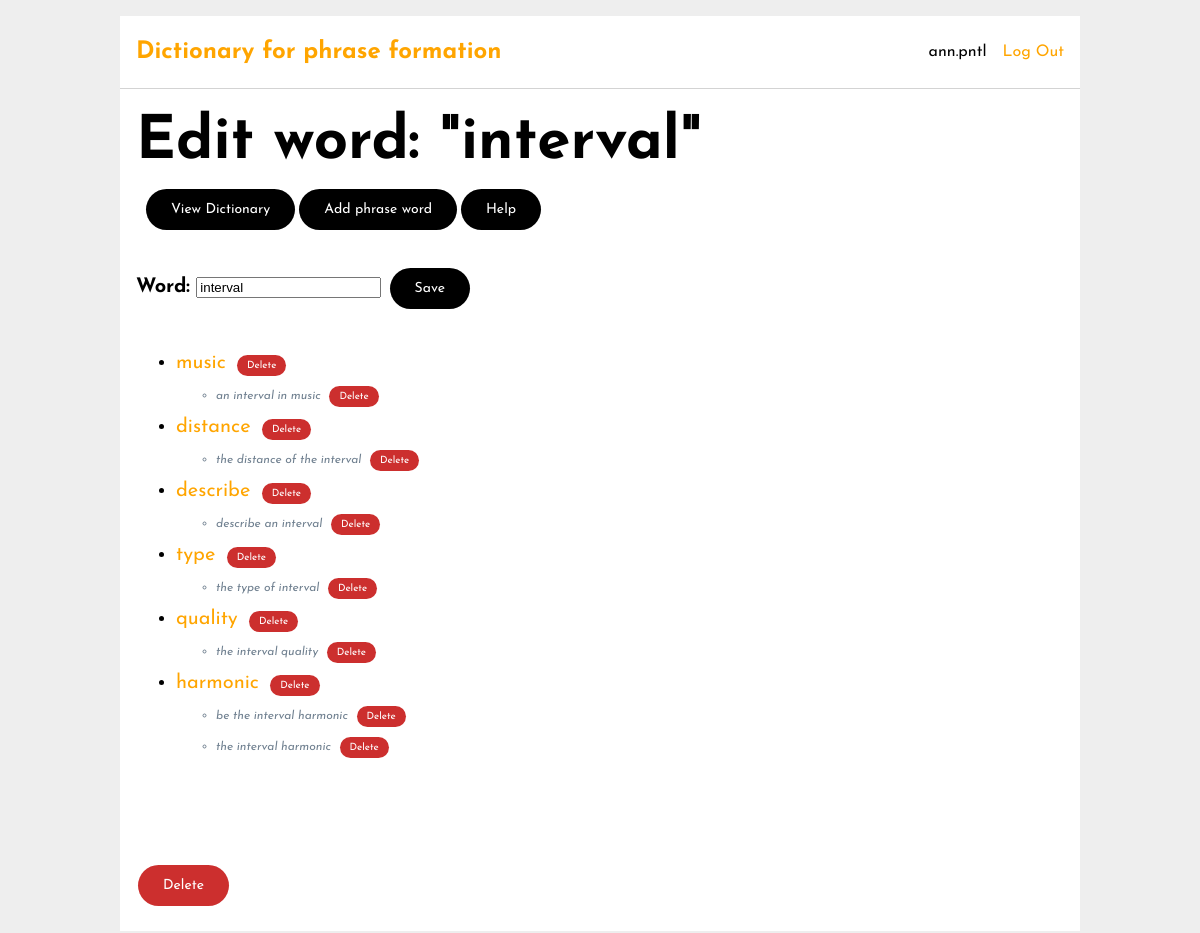
Screenshot of /25/edit (signed in) with the database file from the repository.
### tables this page shows
CREATE TABLE user (
  id INTEGER PRIMARY KEY AUTOINCREMENT,
  username TEXT UNIQUE NOT NULL,
  password TEXT NOT NULL
);

CREATE TABLE word (
  id INTEGER PRIMARY KEY AUTOINCREMENT,
  name TEXT UNIQUE NOT NULL,
  user_id INTEGER NOT NULL,
  FOREIGN KEY (user_id) REFERENCES user (id),
  unique (name)
);

CREATE TABLE phrase (
  id INTEGER PRIMARY KEY AUTOINCREMENT,
  name TEXT UNIQUE NOT NULL,
  user_id INTEGER NOT NULL,
  FOREIGN KEY (user_id) REFERENCES user (id),
  unique (name)
);

### dictionary/dict.py (the view, shortened to what this page needs)
@bp.route("/<int:word_id>/edit", methods=("GET", "POST"))
@login_required
def edit_word(word_id):
    word = get_word(word_id)
    phrases = get_phrases(word_id)
    phrasewords = get_all_phrase_words(word_id)
    return render_template("dictionary/edit_word.html", word=word, phrases=phrases, phrasewords=phrasewords)

### dictionary/auth.py (called while the page is built)
def login_required(view):
    @functools.wraps(view)
    def wrapped_view(**kwargs):
        if g.user is None:
            return redirect(url_for('auth.login'))
        return view(**kwargs)
    return wrapped_view

@bp.before_app_request
def load_logged_in_user():
    user_id = session.get('user_id')
    if user_id is None:
        g.user = None
    else:
        g.user = get_db().execute(
            'SELECT * FROM user WHERE id = ?', (user_id,)
        ).fetchone()

### dictionary/db.py (called while the page is built)
def get_db():
    if "db" not in g:
        g.db = sqlite3.connect(
            current_app.config["DATABASE"], detect_types=sqlite3.PARSE_DECLTYPES
        )
        g.db.row_factory = sqlite3.Row
    return g.db

### dictionary/dict.py (called while the page is built)
def get_word(word_id, check_user=True):
    word = (
        get_db()
        .execute(
            "SELECT word.id, word.name, word.user_id"
            " FROM word"
            " WHERE word.id = ?",
            (word_id,),
        ).fetchone()
    )
    if word is None:
        abort(404, "Word id {0} doesn't exist.".format(word_id))
    '''
    if check_user and word["user_id"] != g.user["id"]:
        abort(403)
    '''
    return word

def get_phrases(word_id):
    phrases = (
        get_db()
        .execute(
            "SELECT DISTINCT phrel.phraseId, phrase.name"
            " FROM phrel"
            " JOIN word ON phrel.wordId = word.id "
            " JOIN phrase ON phrel.phraseId = phrase.id"
            " WHERE phrel.wordId = ? ",
            (word_id,),
        )
        .fetchall()
    )
    if phrases is None:
        abort(404, "Phrases for word id {0} don't exist.".format(word_id))
    return phrases

def get_all_phrase_words(word_id):
    phrase_words = (
        get_db()
        .execute(
            "SELECT DISTINCT rel.phraseWordId, phrase_word.name"
            " FROM rel"
            " JOIN word main_word ON rel.mainWordId = main_word.id "
            " JOIN word phrase_word ON rel.phraseWordId = phrase_word.id"
            " WHERE rel.mainWordId = ?",
            (word_id,),
        )
        .fetchall()
    )
    if phrase_words is None:
        abort(404, "Words for phrase formation for word id {0} don't exist.".format(word_id))
    return phrase_words

### dictionary/templates/dictionary/edit_word.html (shortened to what this page needs)
{% extends 'base.html' %}
{% block header %}
    <h1>{% block title %}Edit word: "{{ word['name'] }}"{% endblock %}</h1>
{% endblock %}
{% block buttons %}
    <ul>
        <li><a href="{{ url_for("dict.index") }}" class="button">View Dictionary</a></li>
        <li><a href="{{ url_for('dict.add_phrase_word', word_id=word['id']) }}" class="button">Add phrase word</a></li>
        <li>
            <div class="popup" onclick="myFunction()">Help
            </div>
        </li>
    </ul>
{% endblock %}
{% block content %}
    <form class="main" method="post">
        <label for="word">Word:</label>
        <input name="word" id="word" value="{{ request.form["word"] or word['name'] }}" required>
        <input type="submit" value="Save">
    </form>
    <ul class="word">
    {% for phrase_word in phrasewords %}
        <li>
        <form action="{{ url_for('dict.delete_phrase_word', word_id=word['id'], phrase_word_id=phrase_word['phraseWordId']) }}" method="post">
            <a href="{{ url_for('dict.view_word', word_id=phrase_word['phraseWordId']) }}" class="link">{{ phrase_word['name'] }}</a>
            <input class="delete" type="submit" value="Delete" onclick="return confirm('Are you sure?');">
        </form></li>
        <ul>
            {% for phrase in phrases %}
                    {% if phrase_word["name"] in phrase["name"] %}
                        <li class="phrase">
                        <form action="{{ url_for('dict.delete_phrase', word_id=word['id'], phrase_id=phrase['id']) }}" method="post" style="flex-direction: row;">
                            {{ phrase["name"] }}
                            <input class="delete" type="submit" value="Delete" onclick="return confirm('Are you sure?');">
                        </form></li>
                    {% endif %}
                {% endfor %}
            </ul>
    {% endfor %}
    </ul>
    <form action="{{ url_for('dict.delete_word', word_id=word['id']) }}" method="post" style="margin-top: 10%">
            <input class="danger" type="submit" value="Delete" onclick="return confirm('Are you sure?');">
    </form>
{% endblock %}

### dictionary/templates/base.html (shortened to what this page needs)
<!doctype html>
<link rel="stylesheet" href="{{ url_for('static', filename='style.css') }}">
<nav>
  <h1><a href="{{ url_for('index') }}">Dictionary for phrase formation</a></h1>
  <ul>
    {% if g.user %}
      <li><span>{{ g.user['username'] }}</span>
      <li><a href="{{ url_for('auth.logout') }}" class="link">Log Out</a>
    {% else %}
      <li><a href="{{ url_for('auth.register') }}" class="link">Register</a>
      <li><a href="{{ url_for('auth.login') }}" class="link">Log In</a>
    {% endif %}
  </ul>
</nav>
<hr>
<section class="content">
  <header>
    {% block header %}{% endblock %}
  </header>
  <nav>
      {% block buttons %}{% endblock %}
  </nav>
  {% block content %}{% endblock %}
</section>

### dictionary/static/style.css (style rules this page uses)
h1, h2, h3, h4, h5, h6 { color: #000000; margin: 1rem 0; }
a { color: orange; text-decoration: none !important; }
hr { border: none; border-top: 1px solid lightgray; }
nav { background: white; display: flex; align-items: center; padding: 0 0.5rem; padding-top: 0.5rem; }
nav h1 { flex: auto; }
nav h1 a { text-decoration: none; padding: 0.25rem 0.5rem; }
nav ul { display: flex; list-style: none; margin: 0; padding: 0; }
nav ul li a, nav ul li span, header .action { display: block; padding: 0.5rem; }
.content { padding: 0 1rem 1rem; font-size: 20px; }
.content > header { display: flex; align-items: flex-end; }
.content > header h1 { flex: auto; margin: 1rem 0 0.25rem 0; font-size: 3em; }
.content form { padding-top: 5px; padding-bottom: 5px; }
.content form.main { padding-top: 30px; padding-bottom: 15px; }
.content label { font-weight: bold; margin-bottom: 0.5em; }
.content input, .content textarea { margin-bottom: 1em; resize: vertical; }
input[type=submit] { font-family: 'Josefin Sans', sans-serif; background-color: #000000; border: none; color: white; padding: 13px 25px; text-align: center; text-decoration: none; display: inline-block; font-size: 14px; margin: 4px 2px; cursor: pointer; border-radius: 38px; transition-duration: 0.4s; }
input.danger { background-color: #cc2f2e; }
input.delete { background-color: #cc2f2e; font-family: 'Josefin Sans', sans-serif; padding: 5px 10px; text-align: center; text-decoration: none; display: inline; font-size: 10px; margin: 0 5px; cursor: pointer; border-radius: 38px; transition-duration: 0.4s; }
.button { background-color: #000000; border: none; color: white; padding: 13px 25px; text-align: center; text-decoration: none; display: inline-block; font-size: 14px; margin: 4px 2px; cursor: pointer; border-radius: 38px; transition-duration: 0.4s; }
a.link { text-decoration: none !important; }
.phrase { color: slategray; font-style: italic; font-size: 12px; }
.popup { background-color: #000000; border: none; color: white; padding: 13px 25px; text-align: center; text-decoration: none; position: relative; display: inline-block; cursor: pointer; font-size: 14px; margin: 4px 2px; border-radius: 38px; transition-duration: 0.4s; -webkit-user-select: none; -moz-user-select: none; -ms-user-select: none; user-select: none; }

### rows the page displays
user: user.username "ann.pntl"
word: name "interval", word "interval"
word: name "music"
phrase: name "an interval in music"
word: name "distance"
phrase: name "the distance of the interval"
word: name "describe"
phrase: name "describe an interval"
word: name "type"
phrase: name "the type of interval"
word: name "quality"
phrase: name "the interval quality"
word: name "harmonic"
phrase: name "be the interval harmonic"
phrase: name "the interval harmonic"
